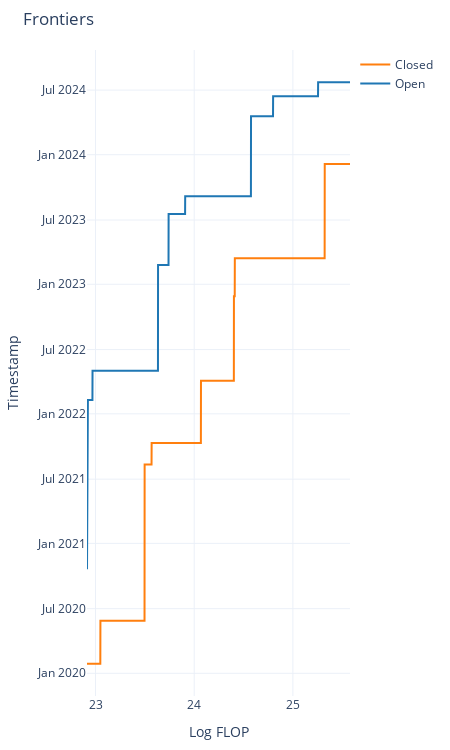

The code cell stored with this chart in its notebook:
### Code cell
# Now you can use these truncated arrays to create your plot
fig = go.Figure()
fig.add_trace(go.Scatter(x=compute_staircase_closed, y=date_staircase_closed, mode='lines', name='Closed', line=dict(color=colors['closed'])))
fig.add_trace(go.Scatter(x=compute_staircase_open, y=date_staircase_open, mode='lines', name='Open', line=dict(color=colors['open'])))

# Update layout as before
fig.update_layout(
    width=450,
    height=750,
    title='Frontiers',
    xaxis_title='Log FLOP',
    yaxis_title='Timestamp',
    margin=dict(t=50, l=60, r=60, b=50),
    template='plotly_white'
)

fig.show()

### Figure 1 — Plotly figure (JSON) as saved in the notebook; plotly's stock layout.template omitted (floating-point values rounded to 4 significant figures; data arrays with more than 128 entries replaced by an {"elided": "..."} marker saying what was removed)
{"data": [{"line": {"color": "#ff7f0e"}, "mode": "lines", "name": "Closed", "type": "scatter", "x": {"elided": "2666 float values"}, "y": {"elided": "2666 str values"}}, {"line": {"color": "#1f77b4"}, "mode": "lines", "name": "Open", "type": "scatter", "x": {"elided": "2666 float values"}, "y": {"elided": "2666 str values"}}], "layout": {"height": 750, "margin": {"b": 50, "l": 60, "r": 60, "t": 50}, "title": {"text": "Frontiers"}, "width": 450, "xaxis": {"title": {"text": "Log FLOP"}}, "yaxis": {"title": {"text": "Timestamp"}}}}
